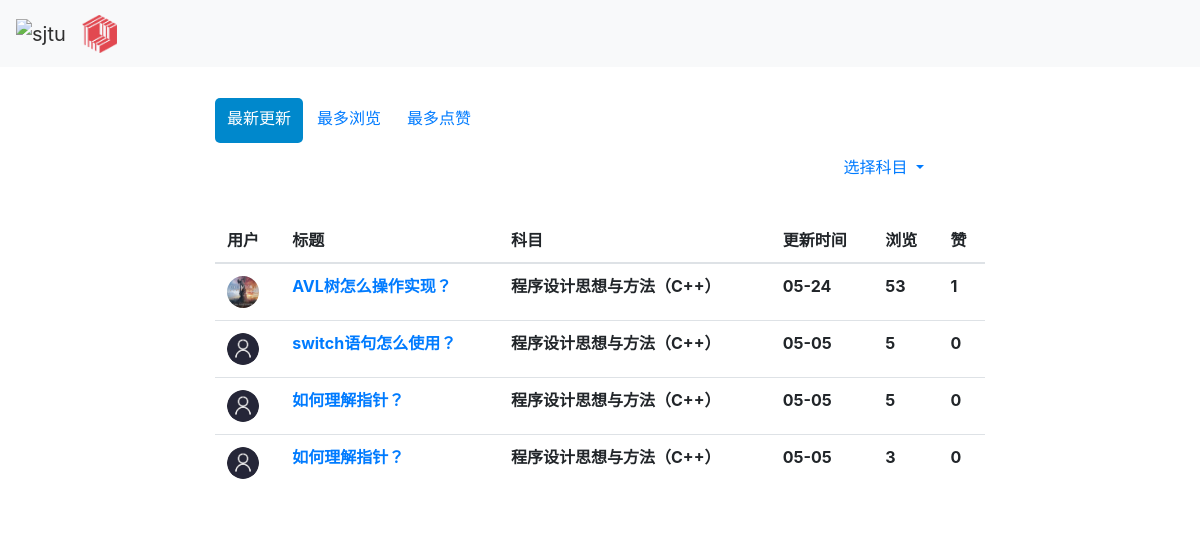
The app's page /qas_system/select/2/4/, older data.
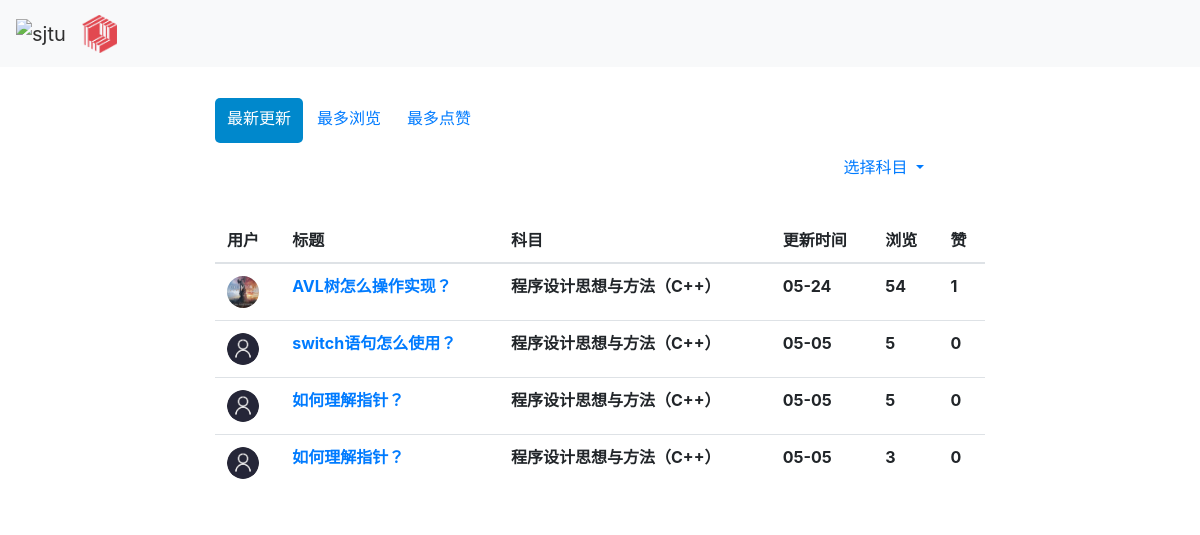
The same page, newer data.
### qas_system/models.py (models this page shows, shortened)
class Question(models.Model):
    question_title = models.CharField(verbose_name='标题', max_length=30, blank=False)
    question_text = RichTextField(verbose_name='具体描述')
    question_subject = models.ForeignKey('Subject', verbose_name='科目', on_delete=models.CASCADE)
    pub_date = models.DateTimeField(auto_now=True, verbose_name='提问日期')
    page_views = models.PositiveIntegerField(default=0, verbose_name='浏览量')
    questioner = models.ForeignKey('User', verbose_name='提问者', on_delete=models.CASCADE)
    good_num = models.IntegerField(default=0, verbose_name='点赞量')

class User(models.Model):
    user_name = models.CharField(verbose_name='用户名', max_length=30, blank=False, unique=True)
    password = models.CharField(verbose_name='密码', max_length=30, blank=False)
    avatar = models.ImageField(upload_to='avatar/', verbose_name='头像', blank=True, null=True)
    email = models.EmailField(default='', verbose_name='邮箱', blank=True, null=True)
    bio = models.TextField(max_length=500, default='', verbose_name='个人简介', blank=True, null=True)
    college = models.CharField(max_length=30, default='', verbose_name='学院', blank=True, null=True)
    major = models.CharField(max_length=20, default='', verbose_name='专业', blank=True, null=True)
    grade = models.CharField(max_length=20, default='', verbose_name='年级', blank=True, null=True)
    sex = models.CharField(max_length=2, default='', verbose_name='性别', blank=True, null=True)
    collect_question = models.ManyToManyField('Question')

class Subject(models.Model):
    name = models.CharField(max_length=30, unique=True, verbose_name='科目名称')
    def __str__(self):
        return self.name

### qas_system/views.py (the view)
# urls.py: path('select/<int:sequencing>/<int:question_subject>/', views.select_result,  # 问题筛选结果页面 sequencing为0,1,2
def select_result(request, sequencing, question_subject):
    if sequencing == 0:
        select_result_list = Question.objects.filter(question_subject_id=question_subject).order_by('-page_views')
    elif sequencing == 1:
        select_result_list = Question.objects.filter(question_subject_id=question_subject).order_by('-good_num')
    elif sequencing == 2:
        select_result_list = Question.objects.filter(question_subject_id=question_subject).order_by('-pub_date')
    else:
        return render(request, 'mainpage.html')
    all_subject = Subject.objects.all()
    try:
        user = models.User.objects.get(id=request.session['user_id'])
    except KeyError:
        user = None
    context = {
        'select_result_list': select_result_list,
        'sequencing': sequencing,
        'all_subject': all_subject,
        'this_subject': question_subject,
        'user': user
    }
    return render(request, 'select_result.html', context)

### templates/select_result.html (shortened to what this page needs)
{% extends 'base.html' %}
{% load static %}
{% block link_before %}
    <link href="{% static 'bootstrap-combined.min.css' %}" rel="stylesheet">
{% endblock %}
{% block link_after %}
    <link href="{% static 'layoutit.css'%}" rel="stylesheet">
{% endblock %}
{% block content %}
<div class="container-fluid">
<div class="row-fluid">
<div class="span2"></div>
<div class="span8">
<ul class="nav nav-pills">
{% if sequencing == 1 %}
  <li role="presentation"><a href="/qas_system/all_question/2/" style="height: 45px; line-height: 25px">最新更新</a></li>
  <li role="presentation"><a href="/qas_system/all_question/0/" style="height: 45px; line-height: 25px">最多浏览</a></li>
  <li role="presentation" class="active"><a href="/qas_system/all_question/1/" style="height: 45px; line-height: 25px">最多点赞</a></li>
{% else %}
  <li role="presentation" class="active"><a href="/qas_system/all_question/2/" style="height: 45px; line-height: 25px">最新更新</a></li>
  <li role="presentation"><a href="/qas_system/all_question/0/" style="height: 45px; line-height: 25px">最多浏览</a></li>
  <li role="presentation"><a href="/qas_system/all_question/1/" style="height: 45px; line-height: 25px">最多点赞</a></li>
{% endif %}
  <a></a>
  <li role="presentation" class="dropdown">
    <a class="dropdown-toggle" data-toggle="dropdown" href="#" role="button" aria-haspopup="true" aria-expanded="false" style="height: 45px; line-height: 25px">
      选择科目
    </a>
</ul>
<table class="table">
	<thead>
		<tr>
            <th>用户</th>
			<th>标题</th>
			<th>科目</th>
			<th>更新时间</th>
            <th>浏览</th>
            <th>赞</th>
		</tr>
	</thead>
    <tbody>
	<br>
     {% if select_result_list %}
         {% for question in select_result_list %}
     <tr>
         <th>{% csrf_token %}
            {% if question.questioner.avatar %}
                <img src="{{ question.questioner.avatar.url }}" class="img-circle" style="width: 32px; height: 32px"/>
            {% else %}
                <img class="img-circle" style="width: 32px; height: 32px">
            {% endif %}
            <br> </th>
        <th> <a href="/qas_system/question/{{ question.id }}/">{{ question.question_title }}<br></a> </th>
        <th>{{ question.question_subject }} <br> </th>
        <th>{{ question.pub_date.date|date:'m-d' }}<br> </th>
        <th>{{ question.page_views }} <br> </th>
        <th>{{ question.good_num }}<br> </th>
     </tr>
         {% endfor %}
     {% else %}
         <tr><p>根据您的筛选条件未找到筛选结果，点击下面的链接返回。</p></tr>
     {% endif %}
	</tbody>
</table>
</div>
<div class="span2"></div>
</div>
</div>
{% endblock %}

Row changes from the older to the newer data that the page shows:
changed Question "AVL树怎么操作实现？": page_views "53" → "54"
